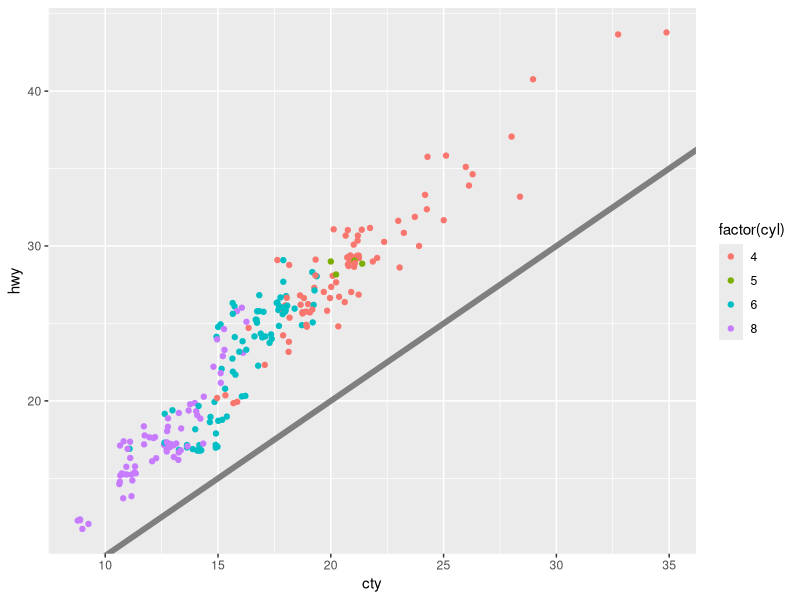
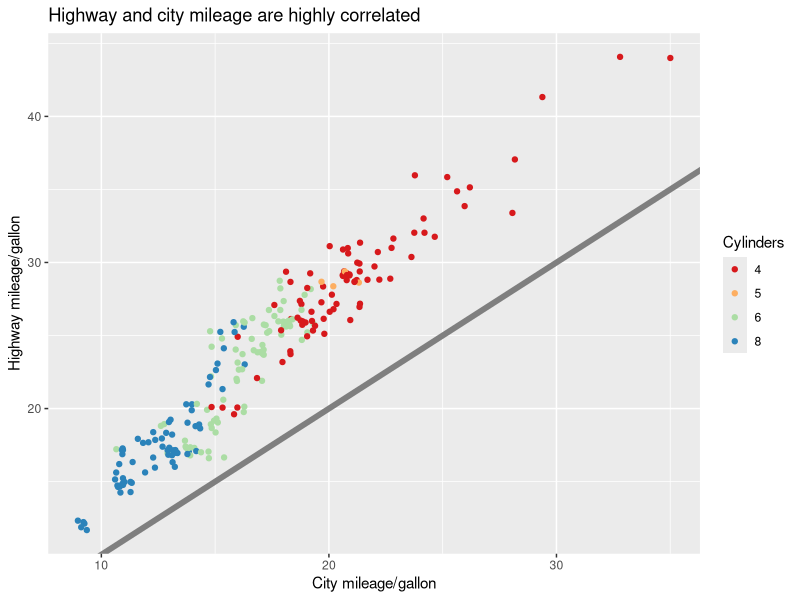
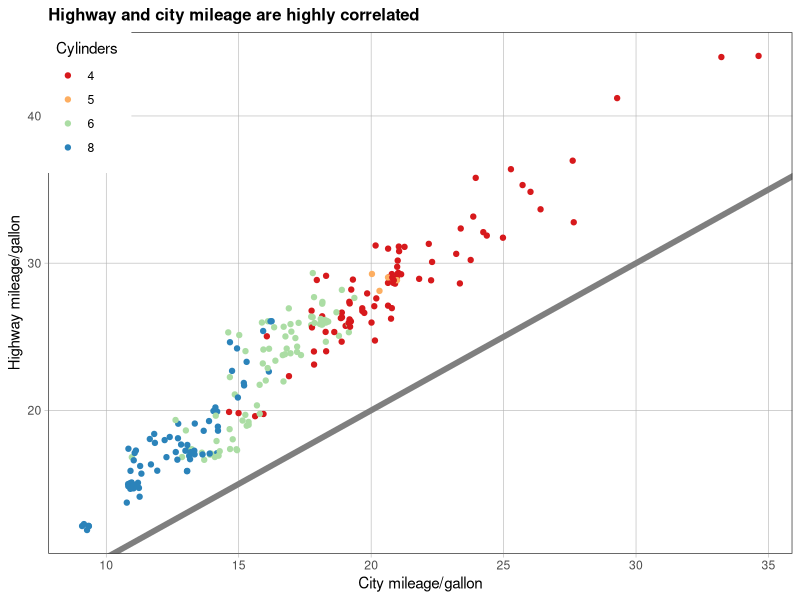

Source code (R) for these figures, in order:

# -------------------------------------------------------------------------

library(ggplot2)

# -------------------------------------------------------------------------

# The theming system is composed of four main components:
#   • Theme elements specify the non-data elements that you can control. For
# example, the plot.title element controls the appearance of the plot title;
# axis.ticks.x , the ticks on the x axis; legend.key.height , the height of the
# keys in the legend.
# • Each element is associated with an element function, which describes
# the visual properties of the element. For example, element text() sets the
# font size, colour and face of text elements like plot.title .
# • The theme() function which allows you to override the default
# theme elements by calling element functions, like theme(plot.title =
# element text(colour = "red")) .
# • Complete themes, like theme grey() set all of the theme elements to values
# designed to work together harmoniously.
# For example, imagine you’ve made the following plot of your data.

# -------------------------------------------------------------------------

base <- ggplot(mpg, aes(cty, hwy, color = factor(cyl))) +
  geom_jitter() +
  geom_abline(colour = "grey50", size = 2)
base

# -------------------------------------------------------------------------

labelled <- base +
  labs(
    x = "City mileage/gallon",
    y = "Highway mileage/gallon",
    colour = "Cylinders",
    title = "Highway and city mileage are highly correlated"
  ) +
  scale_colour_brewer(type = "seq", palette = "Spectral")
labelled

# -------------------------------------------------------------------------

styled <- labelled +
  theme_bw() +
  theme(
    plot.title = element_text(face = "bold", size = 12),
    legend.background = element_rect(fill = "white", size = 4, colour = "white"),
    legend.justification = c(0, 1),
    legend.position = c(0, 1),
    axis.ticks = element_line(colour = "grey70", size = 0.2),
    panel.grid.major = element_line(colour = "grey70", size = 0.2),
    panel.grid.minor = element_blank()
  )
styled

# -------------------------------------------------------------------------

